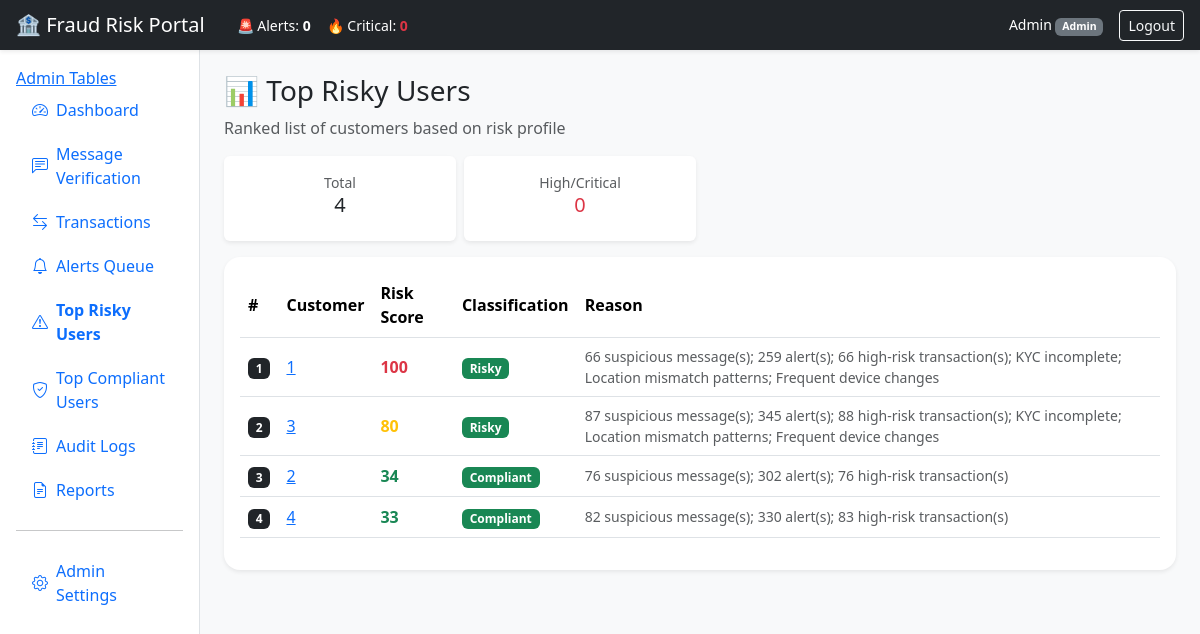
The app's page /top-risky (signed in) with its own data.
### app/models.py (models this page shows, shortened)
class User(db.Model, UserMixin):
    id = db.Column(db.Integer, primary_key=True)
    username = db.Column(db.String(80), unique=True, nullable=False)
    full_name = db.Column(db.String(120), nullable=False)
    role = db.Column(db.String(40), nullable=False, default=ROLE_BANKER)
    password_hash = db.Column(db.String(255), nullable=False)
    active = db.Column(db.Boolean, default=True)

class CustomerRiskScore(db.Model):
    id = db.Column(db.Integer, primary_key=True)
    customer_id = db.Column(db.Integer, db.ForeignKey("customer.id"), nullable=False)
    risk_score = db.Column(db.Integer, nullable=False)
    risk_classification = db.Column(db.String(20), nullable=False)
    reason_summary = db.Column(db.Text, nullable=False)
    updated_at = db.Column(db.DateTime, default=datetime.utcnow)

### app/routes/main.py (the view)
@main_bp.route("/top-risky")
@login_required
def top_risky():
    items = CustomerRiskScore.query.order_by(CustomerRiskScore.risk_score.desc()).all()
    return render_template("top_users.html", items=items, title="Top Risky Users", mode="risky")

### app/models.py (called while the page is built)
@login_manager.user_loader
def load_user(user_id):
    return db.session.get(User, int(user_id))

### app/routes/main.py (called while the page is built)
@main_bp.app_context_processor
def inject_stats():
    stats = {
        "total": MessagePrediction.query.count(),
        "fraud": MessagePrediction.query.filter(MessagePrediction.risk_score >= 50).count(),
        "legit": MessagePrediction.query.filter(MessagePrediction.risk_score < 50).count(),
    }
    return dict(stats=stats)

### templates/top_users.html
{% extends "base.html" %}
{% block content %}
<h3 class="mb-2">📊 {{ title }}</h3>
<p class="text-muted">Ranked list of customers based on risk profile</p>
<div class="row g-2 mb-3">
  <div class="col-md-3">
    <div class="card shadow-sm text-center">
      <div class="card-body">
        <div class="small text-muted">Total</div>
        <div class="h5">{{ items|length }}</div>
      </div>
    </div>
  </div>
  <div class="col-md-3">
    <div class="card shadow-sm text-center">
      <div class="card-body">
        <div class="small text-muted">High/Critical</div>
        <div class="h5 text-danger">
          {{ items | selectattr('risk_classification', 'in', ['High','Critical']) | list | length }}
        </div>
      </div>
    </div>
  </div>
</div>
<div class="card shadow-sm rounded-4">
  <div class="card-body">
    <div class="table-responsive">
      <table class="table align-middle">
        <thead>
          <tr>
            <th>#</th>
            <th>Customer</th>
            <th>Risk Score</th>
            <th>Classification</th>
            <th>Reason</th>
          </tr>
        </thead>
        <tbody>
        {% for x in items %}
          <tr class="{% if x.risk_classification == 'Critical' %}table-danger{% endif %}">
            <td>
              <span class="badge bg-dark">{{ loop.index }}</span>
            </td>
            <td>
              <a href="{{ url_for('main.customer_profile', customer_id=x.customer_id) }}">
                {{ x.customer_id }}
              </a>
            </td>
            <td>
              <span class="fw-bold
                {% if x.risk_score > 80 %}text-danger
                {% elif x.risk_score > 50 %}text-warning
                {% else %}text-success{% endif %}">
                {{ x.risk_score }}
              </span>
            </td>
            <td>
              <span class="badge
                {% if x.risk_classification == 'Critical' %}bg-danger
                {% elif x.risk_classification == 'High' %}bg-warning
                {% else %}bg-success{% endif %}">
                {{ x.risk_classification }}
              </span>
            </td>
            <td class="small text-muted">
              {{ x.reason_summary }}
            </td>
          </tr>
        {% endfor %}
        </tbody>
      </table>
    </div>
  </div>
</div>
{% endblock %}

### templates/base.html (shortened to what this page needs)
<!doctype html>
<html lang="en">
<head>
  <link href="https://cdn.jsdelivr.net/npm/bootstrap@5.3.3/dist/css/bootstrap.min.css" rel="stylesheet">
  <link href="https://cdn.jsdelivr.net/npm/bootstrap-icons@1.11.3/font/bootstrap-icons.css" rel="stylesheet">
  <link rel="stylesheet" href="{{ url_for('static', filename='css/style.css') }}">
</head>
<body class="bg-light">
<nav class="navbar navbar-dark bg-dark shadow-sm px-3">
  <div class="d-flex align-items-center gap-3">
    <span class="navbar-brand mb-0 h5">🏦 Fraud Risk Portal</span>
    <div class="d-none d-md-flex gap-3 text-white small">
      <span>🚨 Alerts: <b>{{ stats.open_alerts or 0 }}</b></span>
      <span>🔥 Critical: <b class="text-danger">{{ stats.critical_alerts or 0 }}</b></span>
    </div>
  </div>
  <div class="d-flex align-items-center gap-3 text-white">
    {% if current_user.is_authenticated %}
      <span class="small">
        {{ current_user.full_name }}
        <span class="badge bg-secondary">{{ current_user.role }}</span>
      </span>
      <a class="btn btn-outline-light btn-sm" href="{{ url_for('auth.logout') }}">Logout</a>
    {% endif %}
  </div>
</nav>
<div class="container-fluid">
  <div class="row">
    <aside class="col-lg-2 bg-white border-end min-vh-100 p-3">
    <a href="{{ url_for('admin.list_tables') }}">Admin Tables</a>
      <div class="nav flex-column gap-1">
        {% macro nav_item(endpoint, icon, label) %}
          <a class="nav-link d-flex align-items-center gap-2
            {% if request.endpoint == endpoint %}active fw-bold text-primary{% endif %}"
            href="{{ url_for(endpoint) }}">
            <i class="bi {{ icon }}"></i> {{ label }}
          </a>
        {% endmacro %}
        {{ nav_item('main.dashboard', 'bi-speedometer2', 'Dashboard') }}
        {{ nav_item('main.message_verify', 'bi-chat-left-text', 'Message Verification') }}
        {{ nav_item('main.transaction_monitor', 'bi-arrow-left-right', 'Transactions') }}
        {{ nav_item('main.alerts_queue', 'bi-bell', 'Alerts Queue') }}
        {{ nav_item('main.top_risky', 'bi-exclamation-triangle', 'Top Risky Users') }}
        {{ nav_item('main.top_compliant', 'bi-shield-check', 'Top Compliant Users') }}
        {{ nav_item('main.audit_logs', 'bi-journal-text', 'Audit Logs') }}
        {{ nav_item('main.reports_page', 'bi-file-earmark-text', 'Reports') }}
        {% if current_user.role == "Admin" %}
          <hr>
          {{ nav_item('main.admin_settings', 'bi-gear', 'Admin Settings') }}
        {% endif %}
      </div>
    </aside>
    <main class="col-lg-10 p-4">
      {% block content %}{% endblock %}
    </main>
  </div>
</div>
</body>
</html>

### static/css/style.css (style rules this page uses)
:root { --navy: #0b1f3a; --accent: #1d4ed8; --soft: #f4f7fb; }
.card { border: 0; }
.table td, .table th { vertical-align: middle; }

### records on screen
User: full_name "Admin", role "Admin"
CustomerRiskScore: customer_id "1", risk_score "100", risk_classification "Risky", reason_summary "66 suspicious message(s); 259 alert(s); 66 high-risk transaction(s); KYC incomplete; Location mismatch patterns; Frequent device changes"
CustomerRiskScore: customer_id "3", risk_score "80", risk_classification "Risky", reason_summary "87 suspicious message(s); 345 alert(s); 88 high-risk transaction(s); KYC incomplete; Location mismatch patterns; Frequent device changes"
CustomerRiskScore: customer_id "2", risk_score "34", risk_classification "Compliant", reason_summary "76 suspicious message(s); 302 alert(s); 76 high-risk transaction(s)"
CustomerRiskScore: customer_id "4", risk_score "33", risk_classification "Compliant", reason_summary "82 suspicious message(s); 330 alert(s); 83 high-risk transaction(s)"

### other values on screen
{{ stats.open_alerts or 0 }} "0"
{{ stats.critical_alerts or 0 }} "0"
{{ label }} "Dashboard Message Verification Transactions Alerts Queue Top Risky Users Top Compliant Users Audit Logs Reports Admin Settings"
{{ title }} "Top Risky Users"
{{ items|length }} "4"
